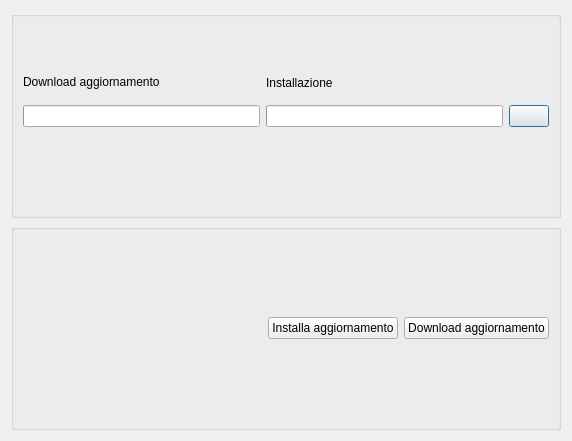
<?xml version="1.0" encoding="UTF-8"?>
<ui version="4.0">
 <class>update</class>
 <widget class="QDialog" name="update">
  <property name="geometry">
   <rect>
    <x>0</x>
    <y>0</y>
    <width>572</width>
    <height>441</height>
   </rect>
  </property>
  <property name="windowTitle">
   <string>Dialog</string>
  </property>
  <layout class="QGridLayout" name="gridLayout_3">
   <item row="0" column="0">
    <widget class="QGroupBox" name="groupBox">
     <property name="title">
      <string/>
     </property>
     <layout class="QGridLayout" name="gridLayout">
      <item row="4" column="1">
       <widget class="QProgressBar" name="unzip_file">
        <property name="value">
         <number>0</number>
        </property>
        <property name="format">
         <string/>
        </property>
       </widget>
      </item>
      <item row="4" column="2">
       <widget class="QPushButton" name="dw_ps">
        <property name="toolTip">
         <string>&lt;html&gt;&lt;head/&gt;&lt;body&gt;&lt;p&gt;Annulla download&lt;/p&gt;&lt;/body&gt;&lt;/html&gt;</string>
        </property>
        <property name="text">
         <string/>
        </property>
        <property name="icon">
         <iconset resource="../lylibrary/biblio.qrc">
          <normaloff>:/images/pause.png</normaloff>:/images/pause.png</iconset>
        </property>
       </widget>
      </item>
      <item row="4" column="0">
       <widget class="QProgressBar" name="progressBar">
        <property name="value">
         <number>0</number>
        </property>
        <property name="format">
         <string/>
        </property>
       </widget>
      </item>
      <item row="6" column="0" colspan="3">
       <widget class="QLabel" name="textEdit">
        <property name="text">
         <string/>
        </property>
       </widget>
      </item>
      <item row="0" column="0" colspan="3">
       <widget class="QLabel" name="label_2">
        <property name="text">
         <string/>
        </property>
        <property name="pixmap">
         <pixmap resource="../lylibrary/biblio.qrc">:/images/logo4.png</pixmap>
        </property>
       </widget>
      </item>
      <item row="5" column="0" colspan="3">
       <widget class="QLabel" name="test_agg">
        <property name="text">
         <string/>
        </property>
       </widget>
      </item>
      <item row="3" column="1">
       <widget class="QLabel" name="label_3">
        <property name="text">
         <string>Installazione</string>
        </property>
       </widget>
      </item>
      <item row="3" column="0">
       <widget class="QLabel" name="label">
        <property name="text">
         <string>&lt;html&gt;&lt;head/&gt;&lt;body&gt;&lt;p&gt;Download aggiornamento&lt;/p&gt;&lt;/body&gt;&lt;/html&gt;</string>
        </property>
       </widget>
      </item>
     </layout>
    </widget>
   </item>
   <item row="1" column="0">
    <widget class="QGroupBox" name="groupBox_2">
     <property name="title">
      <string/>
     </property>
     <layout class="QGridLayout" name="gridLayout_2">
      <item row="0" column="0">
       <spacer name="horizontalSpacer">
        <property name="orientation">
         <enum>Qt::Horizontal</enum>
        </property>
        <property name="sizeHint" stdset="0">
         <size>
          <width>54</width>
          <height>20</height>
         </size>
        </property>
       </spacer>
      </item>
      <item row="0" column="1">
       <widget class="QPushButton" name="inst_agg">
        <property name="toolTip">
         <string>&lt;html&gt;&lt;head/&gt;&lt;body&gt;&lt;p&gt;Installa aggiornamento&lt;/p&gt;&lt;/body&gt;&lt;/html&gt;</string>
        </property>
        <property name="text">
         <string>Installa aggiornamento</string>
        </property>
        <property name="icon">
         <iconset resource="../lylibrary/biblio.qrc">
          <normaloff>:/images/install.png</normaloff>:/images/install.png</iconset>
        </property>
       </widget>
      </item>
      <item row="0" column="2">
       <widget class="QPushButton" name="down_agg">
        <property name="toolTip">
         <string>&lt;html&gt;&lt;head/&gt;&lt;body&gt;&lt;p&gt;Download aggiornamento&lt;/p&gt;&lt;/body&gt;&lt;/html&gt;</string>
        </property>
        <property name="text">
         <string>Download aggiornamento</string>
        </property>
        <property name="icon">
         <iconset resource="../lylibrary/biblio.qrc">
          <normaloff>:/images/upgrade.png</normaloff>:/images/upgrade.png</iconset>
        </property>
       </widget>
      </item>
     </layout>
     <zorder>down_agg</zorder>
     <zorder>inst_agg</zorder>
     <zorder>horizontalSpacer</zorder>
    </widget>
   </item>
  </layout>
 </widget>
 <resources>
  <include location="../lylibrary/biblio.qrc"/>
 </resources>
 <connections/>
</ui>
